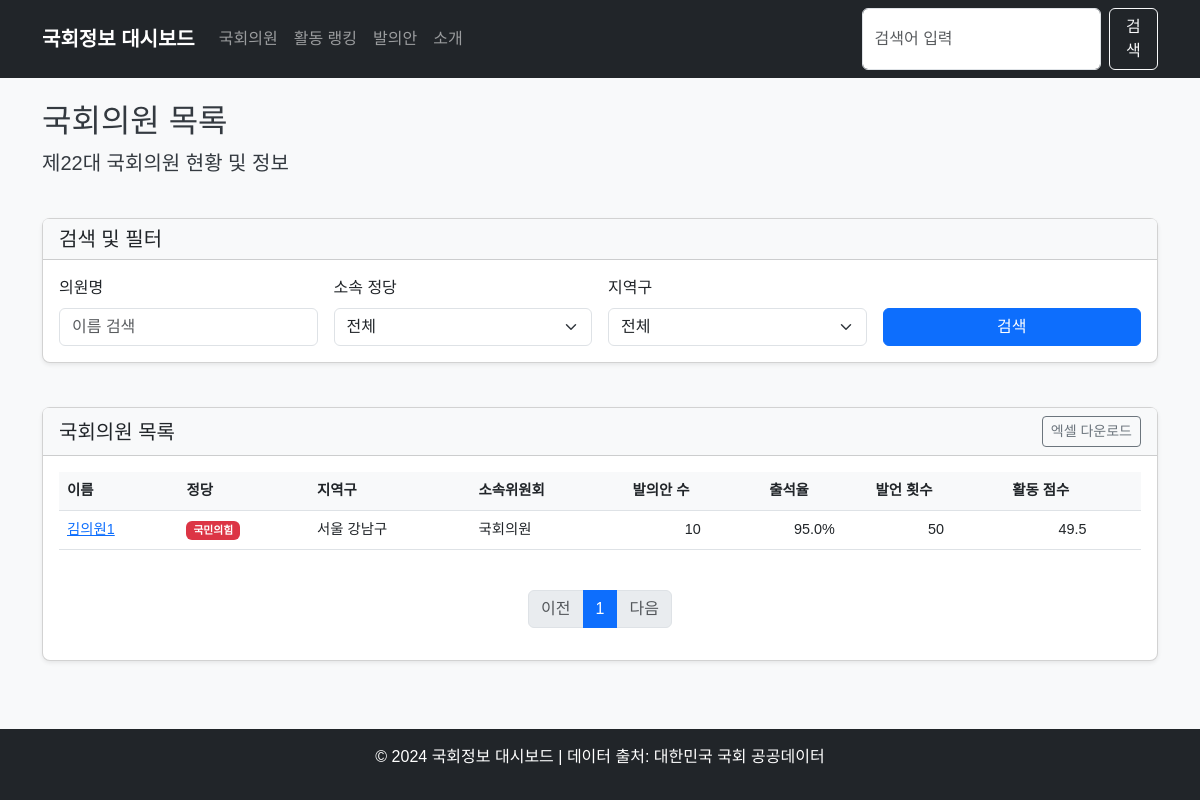
The app's page /members, older data.
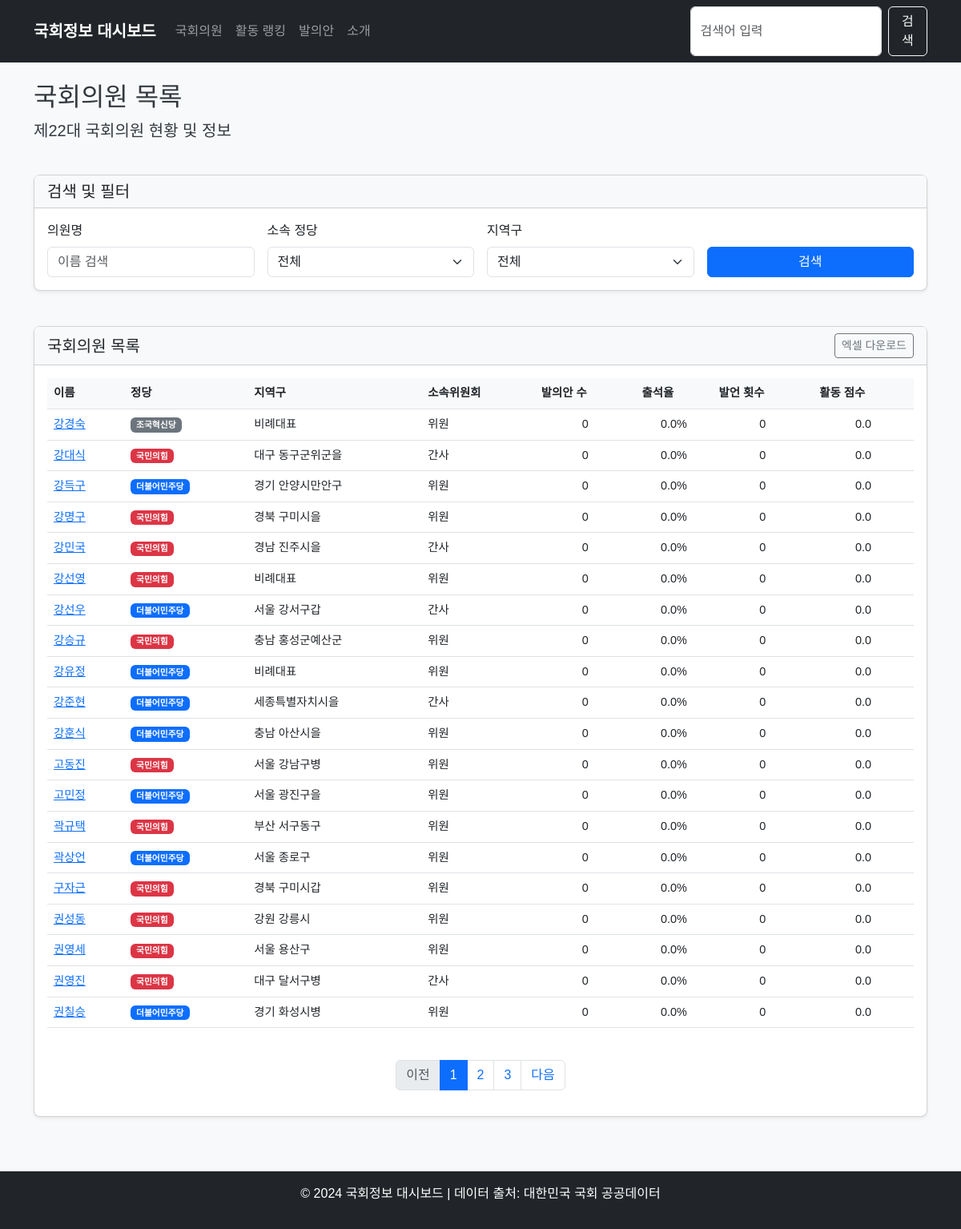
The same page, newer data.
### app/models/member.py (models this page shows)
class Member(Base):
    __tablename__ = "members"
    id = Column(Integer, primary_key=True, index=True)
    name = Column(String, index=True)
    hanja_name = Column(String, nullable=True)  # 한자명
    eng_name = Column(String, nullable=True)    # 영문명
    birth_date = Column(Date, nullable=True)    # 생년월일
    birth_gbn = Column(String, nullable=True)   # 음/양력 구분
    position = Column(String, nullable=True)    # 직책명
    party = Column(String, index=True)          # 정당명
    district = Column(String, index=True)       # 선거구
    committee = Column(String, nullable=True)   # 대표 위원회
    committees = Column(Text, nullable=True)    # 소속 위원회 목록 (쉼표로 구분)
    reele_gbn = Column(String, nullable=True)   # 재선 구분
    units = Column(String, nullable=True)       # 당선 수
    tel_no = Column(String, nullable=True)      # 전화번호
    email = Column(String, nullable=True)       # 이메일
    homepage = Column(String, nullable=True)    # 홈페이지
    num_bills = Column(Integer, default=0)       # 발의안 개수
    attendance_rate = Column(Float, default=0.0) # 참석율 (%)
    speech_count = Column(Integer, default=0)    # 발언 횟수
    activity_score = Column(Float, default=0.0)  # 활동 점수 (자체 계산)
    bill_pass_rate = Column(Float, default=0.0)  # 법안 통과율 (%)
    is_active = Column(Boolean, default=True)
    last_updated = Column(Date, nullable=True)

### app/main.py (the view)
@app.get("/members", response_class=HTMLResponse)
async def members_page(
    request: Request,
    db: Session = Depends(get_db),
    name: Optional[str] = None,
    party: Optional[str] = None,
    district: Optional[str] = None,
    page: int = 1,
    limit: int = 20
):
    query = db.query(MemberModel)
    if name:
        query = query.filter(MemberModel.name.contains(name))
    if party:
        query = query.filter(MemberModel.party == party)
    if district:
        query = query.filter(MemberModel.district.contains(district))
    total = query.count()
    total_pages = (total + limit - 1) // limit
    if page < 1:
        page = 1
    elif page > total_pages and total_pages > 0:
        page = total_pages
    offset = (page - 1) * limit
    members = query.offset(offset).limit(limit).all()
    if total_pages <= 5:
        page_range = range(1, total_pages + 1)
    else:
        start_page = max(1, page - 2)
        end_page = min(total_pages, page + 2)
        page_range = range(start_page, end_page + 1)
    return templates.TemplateResponse(
        "members.html",
        {
            "request": request,
            "members": members,
            "total": total,
            "page": page,
            "limit": limit,
            "total_pages": total_pages,
            "page_range": page_range,
            "name": name or "",
            "party": party or "",
            "district": district or ""
        }
    )

### app/templates/members.html (shortened to what this page needs)
{% extends "base.html" %}
{% block content %}
<div class="row">
    <div class="col-12 mb-4">
        <h2>국회의원 목록</h2>
        <p class="lead">제22대 국회의원 현황 및 정보</p>
    </div>
</div>
<div class="row mb-4">
    <div class="col-12">
        <div class="card">
            <div class="card-header">
                <h5 class="mb-0">검색 및 필터</h5>
            </div>
            <div class="card-body">
                <form action="/members" method="get" class="row g-3">
                    <div class="col-md-3">
                        <label for="name" class="form-label">의원명</label>
                        <input type="text" class="form-control" id="name" name="name" placeholder="이름 검색" value="{{ name }}">
                    </div>
                    <div class="col-md-3">
                        <label for="party" class="form-label">소속 정당</label>
                        <select class="form-select" id="party" name="party">
                            <option value="">전체</option>
                        </select>
                    </div>
                    <div class="col-md-3">
                        <label for="district" class="form-label">지역구</label>
                        <select class="form-select" id="district" name="district">
                            <option value="">전체</option>
                        </select>
                    </div>
                    <div class="col-md-3 d-flex align-items-end">
                        <button type="submit" class="btn btn-primary w-100">검색</button>
                    </div>
                </form>
            </div>
        </div>
    </div>
</div>
<div class="row">
    <div class="col-12">
        <div class="card">
            <div class="card-header d-flex justify-content-between align-items-center">
                <h5 class="mb-0">국회의원 목록</h5>
                <div>
                    <button class="btn btn-sm btn-outline-secondary">엑셀 다운로드</button>
                </div>
            </div>
            <div class="card-body">
                <div class="table-responsive">
                    <table class="table table-hover">
                        <thead>
                            <tr>
                                <th scope="col">이름</th>
                                <th scope="col">정당</th>
                                <th scope="col">지역구</th>
                                <th scope="col">소속위원회</th>
                                <th scope="col">발의안 수</th>
                                <th scope="col">출석율</th>
                                <th scope="col">발언 횟수</th>
                                <th scope="col">활동 점수</th>
                            </tr>
                        </thead>
                        <tbody>
                            {% for member in members %}
                            <tr>
                                <td><a href="/members/{{ member.id }}">{{ member.name }}</a></td>
                                <td>
                                    {% if member.party == "국민의힘" %}
                                    <span class="badge bg-danger">{{ member.party }}</span>
                                    {% elif member.party == "더불어민주당" %}
                                    <span class="badge bg-primary">{{ member.party }}</span>
                                    {% elif member.party == "정의당" %}
                                    <span class="badge bg-warning text-dark">{{ member.party }}</span>
                                    {% else %}
                                    <span class="badge bg-secondary">{{ member.party }}</span>
                                    {% endif %}
                                </td>
                                <td>{{ member.district }}</td>
                                <td>{{ member.position }}</td>
                                <td class="text-center">{{ member.num_bills }}</td>
                                <td class="text-center">{{ member.attendance_rate }}%</td>
                                <td class="text-center">{{ member.speech_count }}</td>
                                <td class="text-center">{{ member.activity_score }}</td>
                            </tr>
                            {% else %}
                            <tr>
                                <td colspan="8" class="text-center">검색 결과가 없습니다.</td>
                            </tr>
                            {% endfor %}
                        </tbody>
                    </table>
                </div>
                <nav aria-label="Page navigation">
                    <ul class="pagination justify-content-center mt-4">
                        <li class="page-item {% if page == 1 %}disabled{% endif %}">
                            <a class="page-link" href="?name={{ name }}&party={{ party }}&district={{ district }}&page={{ page - 1 }}" tabindex="-1" {% if page == 1 %}aria-disabled="true"{% endif %}>이전</a>
                        </li>
                        {% for p in page_range %}
                        <li class="page-item {% if p == page %}active{% endif %}">
                            <a class="page-link" href="?name={{ name }}&party={{ party }}&district={{ district }}&page={{ p }}">{{ p }}</a>
                        </li>
                        {% endfor %}
                        <li class="page-item {% if page >= total_pages %}disabled{% endif %}">
                            <a class="page-link" href="?name={{ name }}&party={{ party }}&district={{ district }}&page={{ page + 1 }}" {% if page >= total_pages %}aria-disabled="true"{% endif %}>다음</a>
                        </li>
                    </ul>
                </nav>
            </div>
        </div>
    </div>
</div>
{% endblock %}

### app/templates/base.html (shortened to what this page needs)
<!DOCTYPE html>
<html lang="ko">
<head>
    <link href="https://cdn.jsdelivr.net/npm/bootstrap@5.3.0/dist/css/bootstrap.min.css" rel="stylesheet">
    <link href="{{ url_for('static', path='/css/style.css') }}" rel="stylesheet">
</head>
<body>
    <nav class="navbar navbar-expand-lg navbar-dark bg-dark">
        <div class="container">
            <a class="navbar-brand" href="/">국회정보 대시보드</a>
            <div class="collapse navbar-collapse" id="navbarNav">
                <ul class="navbar-nav me-auto">
                    <li class="nav-item">
                        <a class="nav-link" href="/members">국회의원</a>
                    </li>
                    <li class="nav-item">
                        <a class="nav-link" href="/rankings">활동 랭킹</a>
                    </li>
                    <li class="nav-item">
                        <a class="nav-link" href="/bills">발의안</a>
                    </li>
                    <li class="nav-item">
                        <a class="nav-link" href="/about">소개</a>
                    </li>
                </ul>
                <form class="d-flex" action="/search" method="get">
                    <input class="form-control me-2" type="search" name="q" placeholder="검색어 입력" aria-label="Search">
                    <button class="btn btn-outline-light" type="submit">검색</button>
                </form>
            </div>
        </div>
    </nav>
    <main class="container mt-4">
        {% block content %}{% endblock %}
    </main>
    <footer class="bg-dark text-white mt-5 py-3">
        <div class="container text-center">
            <p>&copy; 2024 국회정보 대시보드 | 데이터 출처: 대한민국 국회 공공데이터</p>
        </div>
    </footer>
</body>
</html>

### app/static/css/style.css (style rules this page uses)
body { font-family: 'Noto Sans KR', sans-serif; background-color: #f8f9fa; color: #343a40; }
.navbar-brand { font-weight: 700; }
.card { margin-bottom: 20px; border-radius: 0.5rem; box-shadow: 0 0.125rem 0.25rem rgba(0, 0, 0, 0.075); }
.card-header { background-color: #f8f9fa; font-weight: 600; }
.table { font-size: 0.9rem; }
.table th { font-weight: 600; background-color: #f8f9fa; }
footer { margin-top: 3rem; padding: 2rem 0; background-color: #343a40; color: #f8f9fa; }

Row changes from the older to the newer data that the page shows:
changed Member: name "김의원1" → "강경숙"; district "서울 강남구" → "비례대표"; position "국회의원" → "위원"; num_bills "10" → "0"; attendance_rate "95.0" → "0.0"; speech_count "50" → "0"; activity_score "49.5" → "0.0"; party "국민의힘" → "조국혁신당"
added Member: name "강대식", party "국민의힘", district "대구 동구군위군을", position "간사", num_bills "0", attendance_rate "0.0", speech_count "0", activity_score "0.0"
added Member: name "강득구", party "더불어민주당", district "경기 안양시만안구", position "위원", num_bills "0", attendance_rate "0.0", speech_count "0", activity_score "0.0"
added Member: name "강명구", party "국민의힘", district "경북 구미시을", position "위원", num_bills "0", attendance_rate "0.0", speech_count "0", activity_score "0.0"
added Member: name "강민국", party "국민의힘", district "경남 진주시을", position "간사", num_bills "0", attendance_rate "0.0", speech_count "0", activity_score "0.0"
added Member: name "강선영", party "국민의힘", district "비례대표", position "위원", num_bills "0", attendance_rate "0.0", speech_count "0", activity_score "0.0"
added Member: name "강선우", party "더불어민주당", district "서울 강서구갑", position "간사", num_bills "0", attendance_rate "0.0", speech_count "0", activity_score "0.0"
added Member: name "강승규", party "국민의힘", district "충남 홍성군예산군", position "위원", num_bills "0", attendance_rate "0.0", speech_count "0", activity_score "0.0"
added Member: name "강유정", party "더불어민주당", district "비례대표", position "위원", num_bills "0", attendance_rate "0.0", speech_count "0", activity_score "0.0"
added Member: name "강준현", party "더불어민주당", district "세종특별자치시을", position "간사", num_bills "0", attendance_rate "0.0", speech_count "0", activity_score "0.0"
added Member: name "강훈식", party "더불어민주당", district "충남 아산시을", position "위원", num_bills "0", attendance_rate "0.0", speech_count "0", activity_score "0.0"
added Member: name "고동진", party "국민의힘", district "서울 강남구병", position "위원", num_bills "0", attendance_rate "0.0", speech_count "0", activity_score "0.0"
added Member: name "고민정", party "더불어민주당", district "서울 광진구을", position "위원", num_bills "0", attendance_rate "0.0", speech_count "0", activity_score "0.0"
added Member: name "곽규택", party "국민의힘", district "부산 서구동구", position "위원", num_bills "0", attendance_rate "0.0", speech_count "0", activity_score "0.0"
added Member: name "곽상언", party "더불어민주당", district "서울 종로구", position "위원", num_bills "0", attendance_rate "0.0", speech_count "0", activity_score "0.0"
added Member: name "구자근", party "국민의힘", district "경북 구미시갑", position "위원", num_bills "0", attendance_rate "0.0", speech_count "0", activity_score "0.0"
added Member: name "권성동", party "국민의힘", district "강원 강릉시", position "위원", num_bills "0", attendance_rate "0.0", speech_count "0", activity_score "0.0"
added Member: name "권영세", party "국민의힘", district "서울 용산구", position "위원", num_bills "0", attendance_rate "0.0", speech_count "0", activity_score "0.0"
added Member: name "권영진", party "국민의힘", district "대구 달서구병", position "간사", num_bills "0", attendance_rate "0.0", speech_count "0", activity_score "0.0"
added Member: name "권칠승", party "더불어민주당", district "경기 화성시병", position "위원", num_bills "0", attendance_rate "0.0", speech_count "0", activity_score "0.0"
Text that changed along with them:
new list line: "2"
new list line: "3"
